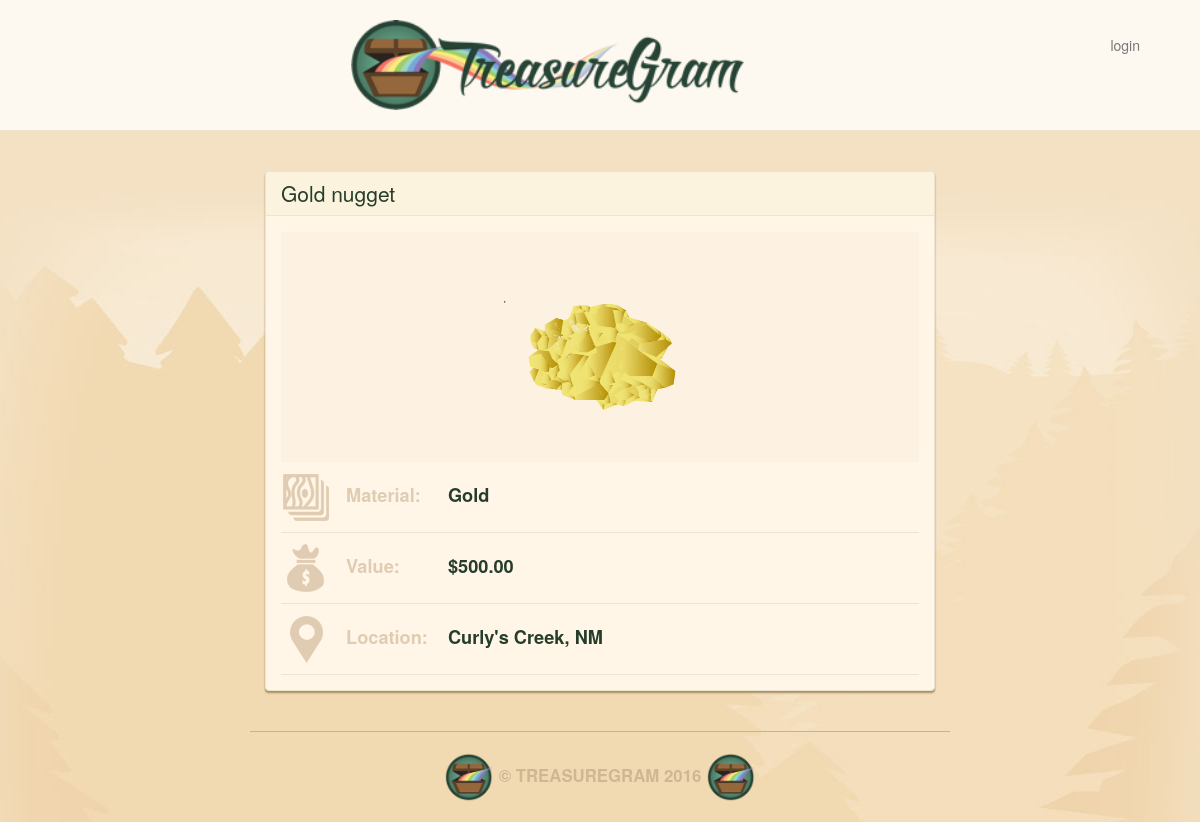
Page /9/ on the committed database.
### main_app/models.py (models this page shows, shortened)
class Treasure(models.Model):
    user = models.ForeignKey(User)
    name = models.CharField(max_length=100)
    value = models.DecimalField(max_digits=10, decimal_places=2)
    material = models.CharField(max_length=100)
    location = models.CharField(max_length=100)
    image = models.ImageField(upload_to='treasure_images', default='media/default.png')
    likes = models.IntegerField(default=0)

### main_app/views.py (the view)
# urls.py: url(r'^([0-9]+)/$', views.detail, name='detail'),
def detail(request, treasure_id):
    treasure = Treasure.objects.get(id=treasure_id)
    return render(request, 'detail.html', {'treasure': treasure})

### main_app/templates/detail.html
{% extends 'base.html' %}
{% load staticfiles %}
                {% block content %}
                    <div class="treasure panel panel-default">
                        <div class="panel-heading">
                            <h3 class="panel-title">{{ treasure.name }}</h3>
                        </div>
                        <div class="panel-body">
                            <div class="treasure-photo">
                            <img src="{{ treasure.image }}" height="100">
                            </div>
                            <table class="treasure-table">
                                <tr>
                                    <th>
                                        <img src="{% static "images/material-icon.png" %}" alt="Material Icon">
                                        Material:
                                    </th>
                                    <td>{{ treasure.material }}</td>
                                </tr>
                                <tr>
                                    <th>
                                        <img src="{% static "images/value-icon.png" %}" alt="Value Icon">
                                        Value:
                                    </th>
                                    <td>${{ treasure.value }}</td>
                                </tr>
                                <tr>
                                        <th>
                                            <img src="{% static "images/location-icon.png" %}" alt="Location Icon">
                                            Location:
                                        </th>
                                    <td>{{ treasure.location }}</td>
                                </tr>
                            </table>
                        </div>
                    </div>
                {% endblock %}

### main_app/static/css/style.css (style rules this page uses)
body { background: #f3e1c5 url(images/brand-bg.jpg) no-repeat center top; color: #263d2c; }
.panel { background: #fff6e8; border-color: #ece4cf; box-shadow: 0 2px 2px #a58d65; }
.panel-default .panel-heading { background: #fbf3dd; border-color: #ece4cf; }
.panel-body { position: relative; }
.panel-title { font-size: 1.5em; color: #263d2c; }
.treasure { margin-bottom: 20px; }
.treasure:last-child { margin-bottom: 0; }
.treasure-photo { background: #fdf2e1; float: left; margin-right: 5%; margin-top: 1px; padding: 20px; position: relative; text-align: center; width: 100%; }
.treasure-photo img { height: 180px; width: 200px; margin-top: 10px; max-width: 100%; }
.treasure-table { float: left; }
.treasure-table img { margin-right: 10px; }
.treasure-table tr { border-bottom: 1px solid #ece4cf; }
.treasure-table td, .treasure-table th { font-weight: bold; font-size: 1.3em; padding-bottom: 10px; padding-top: 10px; vertical-align: baseline; }
.treasure-table th { color: #e0ccb2; white-space: nowrap; }
.treasure-table td:last-child { padding-left: 20px; width: 100%; }

### rows in the picture
Treasure: name "Gold nugget", image (picture), material "Gold", value "500.00", location "Curly's Creek, NM"
